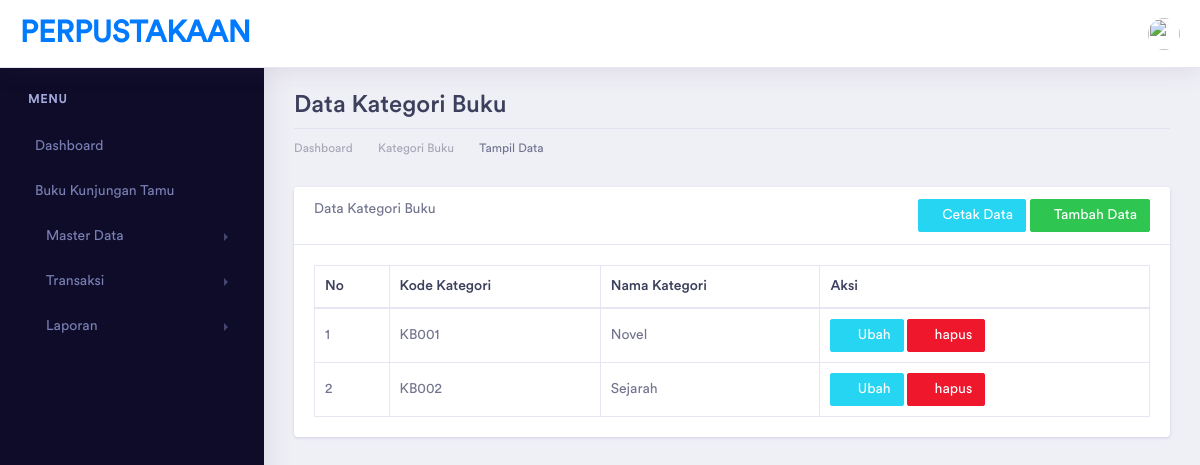
Page /index.php/kategoribuku on the earlier database version.
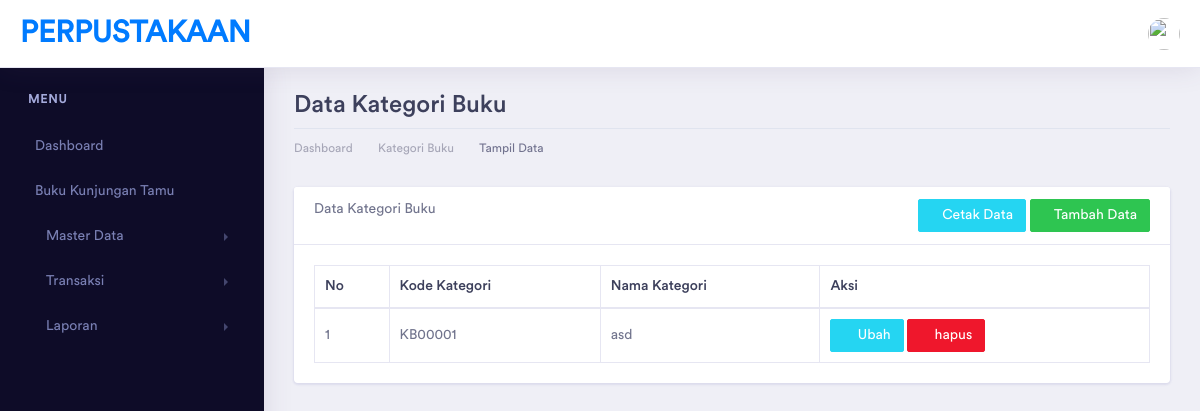
Same page on the later database version.
### tables this page shows
CREATE TABLE `kategoribuku` (
  `id_kb` int(5) NOT NULL,
  `kd_kategori` varchar(10) NOT NULL,
  `nama_kategori` varchar(100) NOT NULL
);

### application/controllers/Kategoribuku.php (called while the page is built, shortened)
<?php
class Kategoribuku extends CI_Controller {
    function __construct()
    {
        $this->load->model('KategoriBukuModel');
    }
	public function index()
	{
        $data['title'] = "Data Kategori Buku | PERPUSTAKAAN";
        $data['kategoribuku'] = $this->KategoriBukuModel->get_kategoribuku();
		$this->load->view('template/header', $data);
        $this->load->view('template/sidebar');
        $this->load->view('kategoribuku/kategoribuku_read', $data);
        $this->load->view('template/footer');
	}
}

### index.php (called while the page is built, shortened)
<?php
require_once BASEPATH.'core/CodeIgniter.php';

### application/models/KategoriBukuModel.php (called while the page is built, shortened)
<?php
class KategoriBukuModel extends CI_Model {
    private $tabel = "kategoribuku";
    public function get_kategoribuku()
    {
        return $this->db->get($this->tabel)->result();
    }
}

### application/views/kategoribuku/kategoribuku_read.php (the view)
<div class="dashboard-wrapper">
    <div class="container-fluid dashboard-content">
        <div class="row">
            <div class="col-xl-12 col-lg-12 col-md-12 col-sm-12 col-12">
                <div class="page-header">
                    <h2 class="pageheader-title">Data Kategori Buku </h2>
                    <div class="page-breadcrumb">
                        <nav aria-label="breadcrumb">
                            <ol class="breadcrumb">
                                <li class="breadcrumb-item"><a href="<?= base_url('home')?>" class="breadcrumb-link">Dashboard</a></li>
                                <li class="breadcrumb-item"><a href="<?= base_url('kategori_buku')?>" class="breadcrumb-link">Kategori Buku</a></li>
                                <li class="breadcrumb-item active" aria-current="page">Tampil Data</li>
                            </ol>
                        </nav>
                    </div>
                </div>
            </div>
        </div>
        <div class="row">
            <div class="col-xl-12 col-lg-12 col-md-12 col-sm-12 col-12">
                <div class="card">
                    <div class="card-header">
                        Data Kategori Buku
                        <a href="<?= base_url('kategoribuku/tambah')?>" class="btn btn-sm btn-success float-right">
                            <i class="fa fa-plus"></i>Tambah Data
                        </a>
                        <a href="#" target="_blank" class="btn btn-sm btn-info float-right mr-1">
                            <i class="fa fa-print"></i>Cetak Data
                        </a>
                    </div>
                    <div class="card-body">
                        <table class="table table-bordered">
                            <thead>
                                <tr>
                                    <th>No</th>
                                    <th>Kode Kategori</th>
                                    <th>Nama Kategori</th>
                                    <th>Aksi</th>
                                </tr>
                            </thead>
                            <tbody>
                                <?php
                                    $no = 1;
                                    foreach($kategoribuku as $a){
                                        echo "<tr>
                                            <td>".$no++."</td>
                                            <td>".$a->kd_kategori."</td>
                                            <td>".$a->nama_kategori."</td>
                                            <td>
                                                <a href=".base_url('kategoribuku/ubah/'.$a->id_kb)." class='btn btn-info btn-sm'>
                                                    <i class='fa fa-edit'></i> Ubah
                                                </a>
                                                <a href=".base_url('kategoribuku/hapus/'.$a->id_kb)." class='btn btn-danger btn-sm'
                                                    onclick='return confirm(\"ingin hapus data ini?\")'>
                                                    <i class='fa fa-trash'></i> hapus
                                                </a>
                                            </td>
                                            </tr>";
                                    }
                                ?>
                            </tbody>
                        </table>
                    </div>
                </div>
            </div>
        </div>
    </div>
</div>

Differences in the rows shown:
removed kategoribuku: kd_kategori "KB001", nama_kategori "Novel"
removed kategoribuku: kd_kategori "KB002", nama_kategori "Sejarah"
added kategoribuku: kd_kategori "KB00001", nama_kategori "asd"
